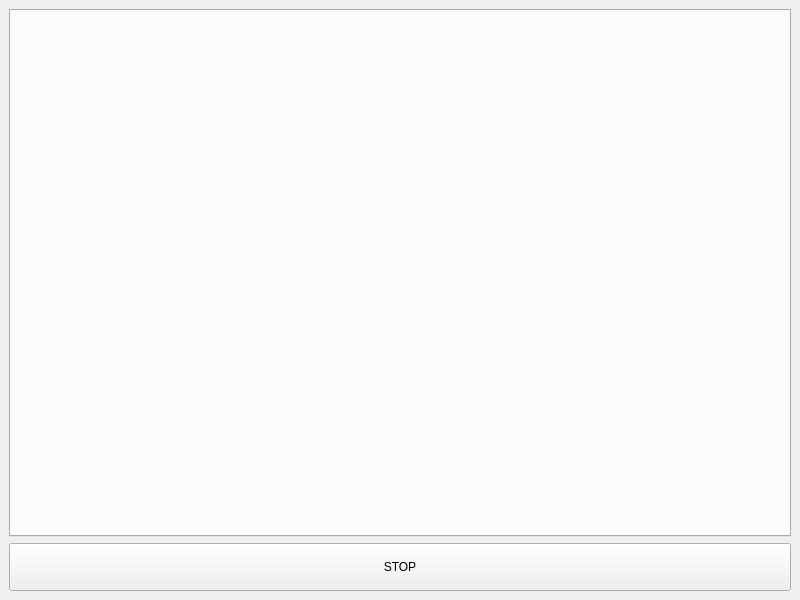
<?xml version="1.0" encoding="UTF-8"?>
<ui version="4.0">
 <class>TesterMainWindow</class>
 <widget class="QMainWindow" name="TesterMainWindow">
  <property name="geometry">
   <rect>
    <x>0</x>
    <y>0</y>
    <width>800</width>
    <height>600</height>
   </rect>
  </property>
  <property name="windowTitle">
   <string>MainWindow</string>
  </property>
  <widget class="QWidget" name="centralwidget">
   <layout class="QVBoxLayout" name="verticalLayout">
    <item>
     <widget class="QTabWidget" name="tabWidget">
     </widget>
    </item>
    <item>
     <widget class="QPushButton" name="btnEmergencyStop">
      <property name="minimumSize">
       <size>
        <width>0</width>
        <height>48</height>
       </size>
      </property>
      <property name="text">
       <string>STOP</string>
      </property>
     </widget>
    </item>
   </layout>
  </widget>
 </widget>
 <resources/>
 <connections/>
</ui>
